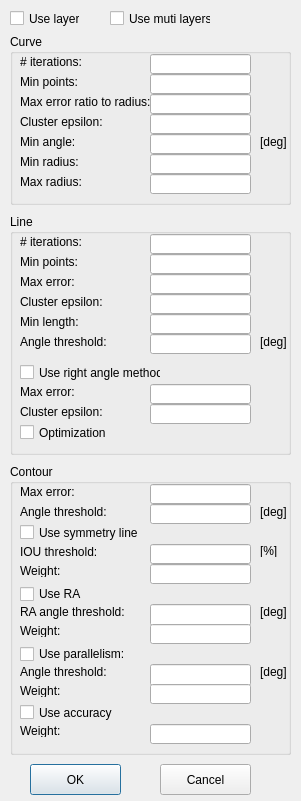
<?xml version="1.0" encoding="UTF-8"?>
<ui version="4.0">
 <class>ContourOptionDialog</class>
 <widget class="QDialog" name="ContourOptionDialog">
  <property name="geometry">
   <rect>
    <x>0</x>
    <y>0</y>
    <width>301</width>
    <height>801</height>
   </rect>
  </property>
  <property name="windowTitle">
   <string>ContourOptionDialog</string>
  </property>
  <widget class="QPushButton" name="pushButtonOK">
   <property name="geometry">
    <rect>
     <x>30</x>
     <y>764</y>
     <width>91</width>
     <height>31</height>
    </rect>
   </property>
   <property name="text">
    <string>OK</string>
   </property>
  </widget>
  <widget class="QGroupBox" name="groupBox">
   <property name="geometry">
    <rect>
     <x>10</x>
     <y>34</y>
     <width>281</width>
     <height>171</height>
    </rect>
   </property>
   <property name="title">
    <string>Curve</string>
   </property>
   <widget class="QLabel" name="label">
    <property name="geometry">
     <rect>
      <x>10</x>
      <y>40</y>
      <width>81</width>
      <height>16</height>
     </rect>
    </property>
    <property name="text">
     <string>Min points:</string>
    </property>
   </widget>
   <widget class="QLineEdit" name="lineEditCurveMinAngle">
    <property name="geometry">
     <rect>
      <x>140</x>
      <y>100</y>
      <width>101</width>
      <height>20</height>
     </rect>
    </property>
   </widget>
   <widget class="QLineEdit" name="lineEditCurveNumIterations">
    <property name="geometry">
     <rect>
      <x>140</x>
      <y>20</y>
      <width>101</width>
      <height>20</height>
     </rect>
    </property>
   </widget>
   <widget class="QLabel" name="label_5">
    <property name="geometry">
     <rect>
      <x>10</x>
      <y>120</y>
      <width>131</width>
      <height>16</height>
     </rect>
    </property>
    <property name="text">
     <string>Min radius:</string>
    </property>
   </widget>
   <widget class="QLineEdit" name="lineEditCurveMaxRadius">
    <property name="geometry">
     <rect>
      <x>140</x>
      <y>140</y>
      <width>101</width>
      <height>20</height>
     </rect>
    </property>
   </widget>
   <widget class="QLineEdit" name="lineEditCurveMinRadius">
    <property name="geometry">
     <rect>
      <x>140</x>
      <y>120</y>
      <width>101</width>
      <height>20</height>
     </rect>
    </property>
   </widget>
   <widget class="QLineEdit" name="lineEditCurveMaxErrorRatioToRadius">
    <property name="geometry">
     <rect>
      <x>140</x>
      <y>60</y>
      <width>101</width>
      <height>20</height>
     </rect>
    </property>
   </widget>
   <widget class="QLabel" name="label_2">
    <property name="geometry">
     <rect>
      <x>10</x>
      <y>60</y>
      <width>131</width>
      <height>16</height>
     </rect>
    </property>
    <property name="text">
     <string>Max error ratio to radius:</string>
    </property>
   </widget>
   <widget class="QLabel" name="label_6">
    <property name="geometry">
     <rect>
      <x>10</x>
      <y>140</y>
      <width>131</width>
      <height>16</height>
     </rect>
    </property>
    <property name="text">
     <string>Max radius:</string>
    </property>
   </widget>
   <widget class="QLabel" name="label_3">
    <property name="geometry">
     <rect>
      <x>10</x>
      <y>80</y>
      <width>131</width>
      <height>16</height>
     </rect>
    </property>
    <property name="text">
     <string>Cluster epsilon:</string>
    </property>
   </widget>
   <widget class="QLabel" name="label_4">
    <property name="geometry">
     <rect>
      <x>10</x>
      <y>100</y>
      <width>131</width>
      <height>16</height>
     </rect>
    </property>
    <property name="text">
     <string>Min angle:</string>
    </property>
   </widget>
   <widget class="QLabel" name="label_7">
    <property name="geometry">
     <rect>
      <x>10</x>
      <y>20</y>
      <width>81</width>
      <height>16</height>
     </rect>
    </property>
    <property name="text">
     <string># iterations:</string>
    </property>
   </widget>
   <widget class="QLineEdit" name="lineEditCurveMinPoints">
    <property name="geometry">
     <rect>
      <x>140</x>
      <y>40</y>
      <width>101</width>
      <height>20</height>
     </rect>
    </property>
   </widget>
   <widget class="QLineEdit" name="lineEditCurveClusterEpsilon">
    <property name="geometry">
     <rect>
      <x>140</x>
      <y>80</y>
      <width>101</width>
      <height>20</height>
     </rect>
    </property>
   </widget>
   <widget class="QLabel" name="label_14">
    <property name="geometry">
     <rect>
      <x>250</x>
      <y>100</y>
      <width>31</width>
      <height>16</height>
     </rect>
    </property>
    <property name="text">
     <string>[deg]</string>
    </property>
   </widget>
  </widget>
  <widget class="QPushButton" name="pushButtonCancel">
   <property name="geometry">
    <rect>
     <x>160</x>
     <y>764</y>
     <width>91</width>
     <height>31</height>
    </rect>
   </property>
   <property name="text">
    <string>Cancel</string>
   </property>
  </widget>
  <widget class="QGroupBox" name="groupBox_2">
   <property name="geometry">
    <rect>
     <x>10</x>
     <y>214</y>
     <width>281</width>
     <height>241</height>
    </rect>
   </property>
   <property name="title">
    <string>Line</string>
   </property>
   <widget class="QLineEdit" name="lineEditLineMinLength">
    <property name="geometry">
     <rect>
      <x>140</x>
      <y>100</y>
      <width>101</width>
      <height>20</height>
     </rect>
    </property>
   </widget>
   <widget class="QLineEdit" name="lineEditLineClusterEpsilon">
    <property name="geometry">
     <rect>
      <x>140</x>
      <y>80</y>
      <width>101</width>
      <height>20</height>
     </rect>
    </property>
   </widget>
   <widget class="QLineEdit" name="lineEditLineMinPoints">
    <property name="geometry">
     <rect>
      <x>140</x>
      <y>40</y>
      <width>101</width>
      <height>20</height>
     </rect>
    </property>
   </widget>
   <widget class="QLineEdit" name="lineEditLineMaxError">
    <property name="geometry">
     <rect>
      <x>140</x>
      <y>60</y>
      <width>101</width>
      <height>20</height>
     </rect>
    </property>
   </widget>
   <widget class="QLineEdit" name="lineEditLineNumIterations">
    <property name="geometry">
     <rect>
      <x>140</x>
      <y>20</y>
      <width>101</width>
      <height>20</height>
     </rect>
    </property>
   </widget>
   <widget class="QLabel" name="label_8">
    <property name="geometry">
     <rect>
      <x>10</x>
      <y>80</y>
      <width>131</width>
      <height>16</height>
     </rect>
    </property>
    <property name="text">
     <string>Cluster epsilon:</string>
    </property>
   </widget>
   <widget class="QLabel" name="label_9">
    <property name="geometry">
     <rect>
      <x>10</x>
      <y>20</y>
      <width>81</width>
      <height>16</height>
     </rect>
    </property>
    <property name="text">
     <string># iterations:</string>
    </property>
   </widget>
   <widget class="QLabel" name="label_10">
    <property name="geometry">
     <rect>
      <x>10</x>
      <y>40</y>
      <width>81</width>
      <height>16</height>
     </rect>
    </property>
    <property name="text">
     <string>Min points:</string>
    </property>
   </widget>
   <widget class="QLabel" name="label_11">
    <property name="geometry">
     <rect>
      <x>10</x>
      <y>100</y>
      <width>131</width>
      <height>16</height>
     </rect>
    </property>
    <property name="text">
     <string>Min length:</string>
    </property>
   </widget>
   <widget class="QLabel" name="label_12">
    <property name="geometry">
     <rect>
      <x>10</x>
      <y>60</y>
      <width>131</width>
      <height>16</height>
     </rect>
    </property>
    <property name="text">
     <string>Max error:</string>
    </property>
   </widget>
   <widget class="QLineEdit" name="lineEditLineAngleThreshold">
    <property name="geometry">
     <rect>
      <x>140</x>
      <y>120</y>
      <width>101</width>
      <height>20</height>
     </rect>
    </property>
   </widget>
   <widget class="QLabel" name="label_13">
    <property name="geometry">
     <rect>
      <x>10</x>
      <y>120</y>
      <width>131</width>
      <height>16</height>
     </rect>
    </property>
    <property name="text">
     <string>Angle threshold:</string>
    </property>
   </widget>
   <widget class="QLabel" name="label_15">
    <property name="geometry">
     <rect>
      <x>250</x>
      <y>120</y>
      <width>31</width>
      <height>16</height>
     </rect>
    </property>
    <property name="text">
     <string>[deg]</string>
    </property>
   </widget>
   <widget class="QLabel" name="label_19">
    <property name="geometry">
     <rect>
      <x>10</x>
      <y>170</y>
      <width>131</width>
      <height>16</height>
     </rect>
    </property>
    <property name="text">
     <string>Max error:</string>
    </property>
   </widget>
   <widget class="QLineEdit" name="lineEditRAMaxError">
    <property name="geometry">
     <rect>
      <x>140</x>
      <y>170</y>
      <width>101</width>
      <height>20</height>
     </rect>
    </property>
   </widget>
   <widget class="QLineEdit" name="lineEditRAClusterEpsilon">
    <property name="geometry">
     <rect>
      <x>140</x>
      <y>190</y>
      <width>101</width>
      <height>20</height>
     </rect>
    </property>
   </widget>
   <widget class="QCheckBox" name="checkBoxUseRA">
    <property name="geometry">
     <rect>
      <x>10</x>
      <y>150</y>
      <width>141</width>
      <height>17</height>
     </rect>
    </property>
    <property name="text">
     <string>Use right angle method</string>
    </property>
   </widget>
   <widget class="QCheckBox" name="checkBoxRAOptimization">
    <property name="geometry">
     <rect>
      <x>10</x>
      <y>210</y>
      <width>101</width>
      <height>17</height>
     </rect>
    </property>
    <property name="text">
     <string>Optimization</string>
    </property>
   </widget>
   <widget class="QLabel" name="label_20">
    <property name="geometry">
     <rect>
      <x>10</x>
      <y>190</y>
      <width>131</width>
      <height>16</height>
     </rect>
    </property>
    <property name="text">
     <string>Cluster epsilon:</string>
    </property>
   </widget>
  </widget>
  <widget class="QGroupBox" name="groupBox_3">
   <property name="geometry">
    <rect>
     <x>10</x>
     <y>464</y>
     <width>281</width>
     <height>291</height>
    </rect>
   </property>
   <property name="title">
    <string>Contour</string>
   </property>
   <widget class="QLabel" name="label_16">
    <property name="geometry">
     <rect>
      <x>10</x>
      <y>20</y>
      <width>91</width>
      <height>16</height>
     </rect>
    </property>
    <property name="text">
     <string>Max error:</string>
    </property>
   </widget>
   <widget class="QLineEdit" name="lineEditContourMaxError">
    <property name="geometry">
     <rect>
      <x>140</x>
      <y>20</y>
      <width>101</width>
      <height>20</height>
     </rect>
    </property>
   </widget>
   <widget class="QLineEdit" name="lineEditContourAngleThreshold">
    <property name="geometry">
     <rect>
      <x>140</x>
      <y>40</y>
      <width>101</width>
      <height>20</height>
     </rect>
    </property>
   </widget>
   <widget class="QLabel" name="label_17">
    <property name="geometry">
     <rect>
      <x>10</x>
      <y>40</y>
      <width>91</width>
      <height>16</height>
     </rect>
    </property>
    <property name="text">
     <string>Angle threshold:</string>
    </property>
   </widget>
   <widget class="QLabel" name="label_18">
    <property name="geometry">
     <rect>
      <x>250</x>
      <y>40</y>
      <width>31</width>
      <height>16</height>
     </rect>
    </property>
    <property name="text">
     <string>[deg]</string>
    </property>
   </widget>
   <widget class="QCheckBox" name="checkBoxSymmetryLine">
    <property name="geometry">
     <rect>
      <x>10</x>
      <y>60</y>
      <width>131</width>
      <height>17</height>
     </rect>
    </property>
    <property name="text">
     <string>Use symmetry line</string>
    </property>
   </widget>
   <widget class="QLabel" name="label_21">
    <property name="geometry">
     <rect>
      <x>10</x>
      <y>80</y>
      <width>131</width>
      <height>16</height>
     </rect>
    </property>
    <property name="text">
     <string>IOU threshold:</string>
    </property>
   </widget>
   <widget class="QLineEdit" name="lineEditIOUThreshold">
    <property name="geometry">
     <rect>
      <x>140</x>
      <y>80</y>
      <width>101</width>
      <height>20</height>
     </rect>
    </property>
   </widget>
   <widget class="QLabel" name="label_22">
    <property name="geometry">
     <rect>
      <x>250</x>
      <y>80</y>
      <width>47</width>
      <height>13</height>
     </rect>
    </property>
    <property name="text">
     <string>[%]</string>
    </property>
   </widget>
   <widget class="QCheckBox" name="checkBoxRA">
    <property name="geometry">
     <rect>
      <x>10</x>
      <y>120</y>
      <width>81</width>
      <height>20</height>
     </rect>
    </property>
    <property name="text">
     <string>Use RA</string>
    </property>
   </widget>
   <widget class="QLabel" name="label_23">
    <property name="geometry">
     <rect>
      <x>10</x>
      <y>140</y>
      <width>121</width>
      <height>16</height>
     </rect>
    </property>
    <property name="text">
     <string>RA angle threshold:</string>
    </property>
   </widget>
   <widget class="QLineEdit" name="lineEditRAthreshold">
    <property name="geometry">
     <rect>
      <x>140</x>
      <y>140</y>
      <width>101</width>
      <height>22</height>
     </rect>
    </property>
   </widget>
   <widget class="QLabel" name="label_24">
    <property name="geometry">
     <rect>
      <x>250</x>
      <y>140</y>
      <width>31</width>
      <height>16</height>
     </rect>
    </property>
    <property name="text">
     <string>[deg]</string>
    </property>
   </widget>
   <widget class="QCheckBox" name="checkBoxParallel">
    <property name="geometry">
     <rect>
      <x>10</x>
      <y>180</y>
      <width>121</width>
      <height>20</height>
     </rect>
    </property>
    <property name="text">
     <string>Use parallelism:</string>
    </property>
   </widget>
   <widget class="QLineEdit" name="lineEditParallelThreshold">
    <property name="geometry">
     <rect>
      <x>140</x>
      <y>200</y>
      <width>101</width>
      <height>22</height>
     </rect>
    </property>
   </widget>
   <widget class="QLabel" name="label_25">
    <property name="geometry">
     <rect>
      <x>250</x>
      <y>200</y>
      <width>31</width>
      <height>16</height>
     </rect>
    </property>
    <property name="text">
     <string>[deg]</string>
    </property>
   </widget>
   <widget class="QLabel" name="label_26">
    <property name="geometry">
     <rect>
      <x>10</x>
      <y>200</y>
      <width>94</width>
      <height>16</height>
     </rect>
    </property>
    <property name="text">
     <string>Angle threshold:</string>
    </property>
   </widget>
   <widget class="QLineEdit" name="lineEditSymmetryWeight">
    <property name="geometry">
     <rect>
      <x>140</x>
      <y>100</y>
      <width>101</width>
      <height>20</height>
     </rect>
    </property>
   </widget>
   <widget class="QLabel" name="label_29">
    <property name="geometry">
     <rect>
      <x>10</x>
      <y>100</y>
      <width>47</width>
      <height>13</height>
     </rect>
    </property>
    <property name="text">
     <string>Weight:</string>
    </property>
   </widget>
   <widget class="QLineEdit" name="lineEditRaWeight">
    <property name="geometry">
     <rect>
      <x>140</x>
      <y>160</y>
      <width>101</width>
      <height>20</height>
     </rect>
    </property>
   </widget>
   <widget class="QLabel" name="label_30">
    <property name="geometry">
     <rect>
      <x>10</x>
      <y>160</y>
      <width>47</width>
      <height>13</height>
     </rect>
    </property>
    <property name="text">
     <string>Weight:</string>
    </property>
   </widget>
   <widget class="QLabel" name="label_31">
    <property name="geometry">
     <rect>
      <x>10</x>
      <y>220</y>
      <width>47</width>
      <height>13</height>
     </rect>
    </property>
    <property name="text">
     <string>Weight:</string>
    </property>
   </widget>
   <widget class="QLineEdit" name="lineEditParallelWeight">
    <property name="geometry">
     <rect>
      <x>140</x>
      <y>220</y>
      <width>101</width>
      <height>20</height>
     </rect>
    </property>
   </widget>
   <widget class="QLineEdit" name="lineEditAccuracyWeight">
    <property name="geometry">
     <rect>
      <x>140</x>
      <y>260</y>
      <width>101</width>
      <height>20</height>
     </rect>
    </property>
   </widget>
   <widget class="QLabel" name="label_32">
    <property name="geometry">
     <rect>
      <x>10</x>
      <y>260</y>
      <width>47</width>
      <height>13</height>
     </rect>
    </property>
    <property name="text">
     <string>Weight:</string>
    </property>
   </widget>
   <widget class="QCheckBox" name="checkBoxAccuracy">
    <property name="geometry">
     <rect>
      <x>10</x>
      <y>240</y>
      <width>131</width>
      <height>17</height>
     </rect>
    </property>
    <property name="text">
     <string>Use accuracy</string>
    </property>
   </widget>
  </widget>
  <widget class="QCheckBox" name="checkBoxUseLayers">
   <property name="geometry">
    <rect>
     <x>110</x>
     <y>10</y>
     <width>101</width>
     <height>17</height>
    </rect>
   </property>
   <property name="text">
    <string>Use muti layers</string>
   </property>
  </widget>
  <widget class="QCheckBox" name="checkBoxUseOneLayer">
   <property name="geometry">
    <rect>
     <x>10</x>
     <y>10</y>
     <width>70</width>
     <height>17</height>
    </rect>
   </property>
   <property name="text">
    <string>Use layer</string>
   </property>
  </widget>
 </widget>
 <layoutdefault spacing="6" margin="11"/>
 <resources/>
 <connections/>
</ui>
